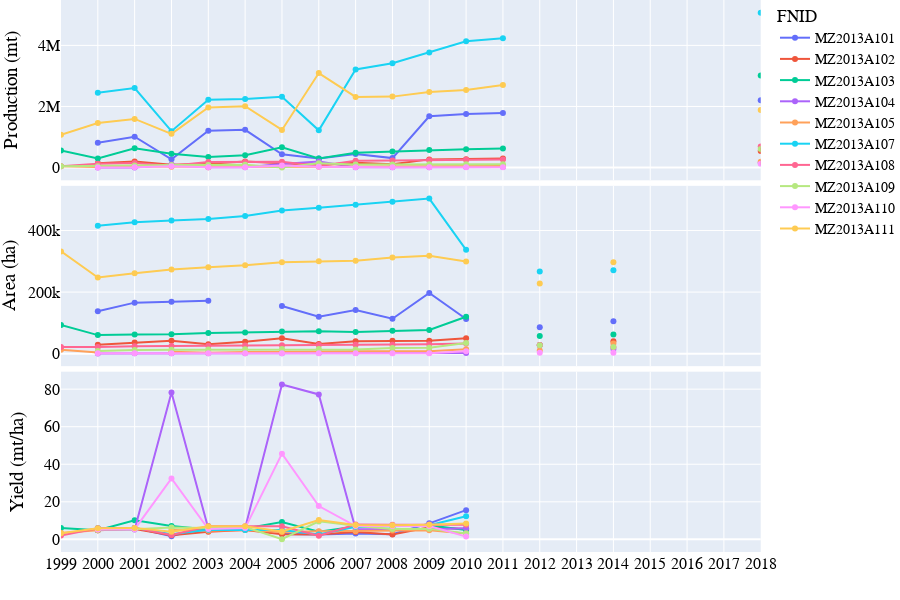
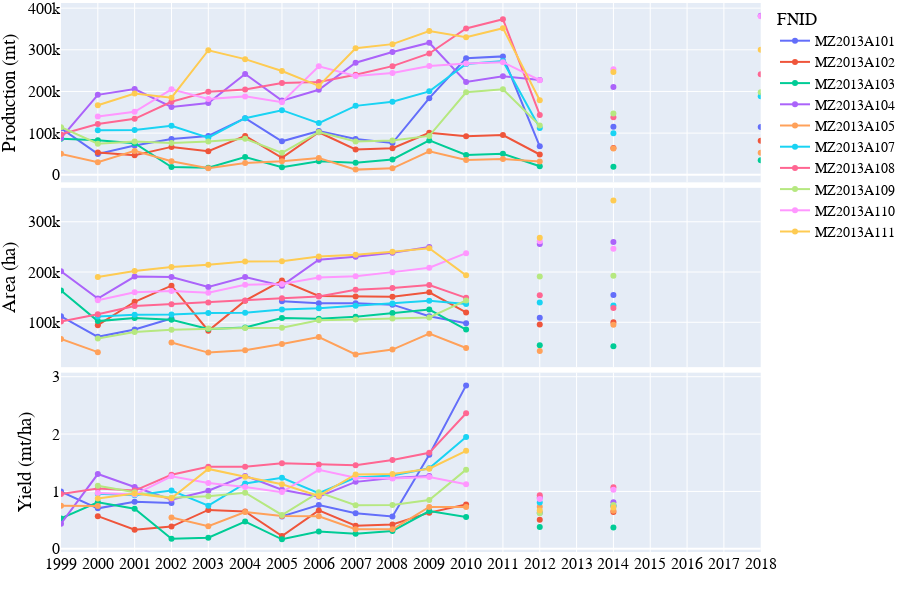
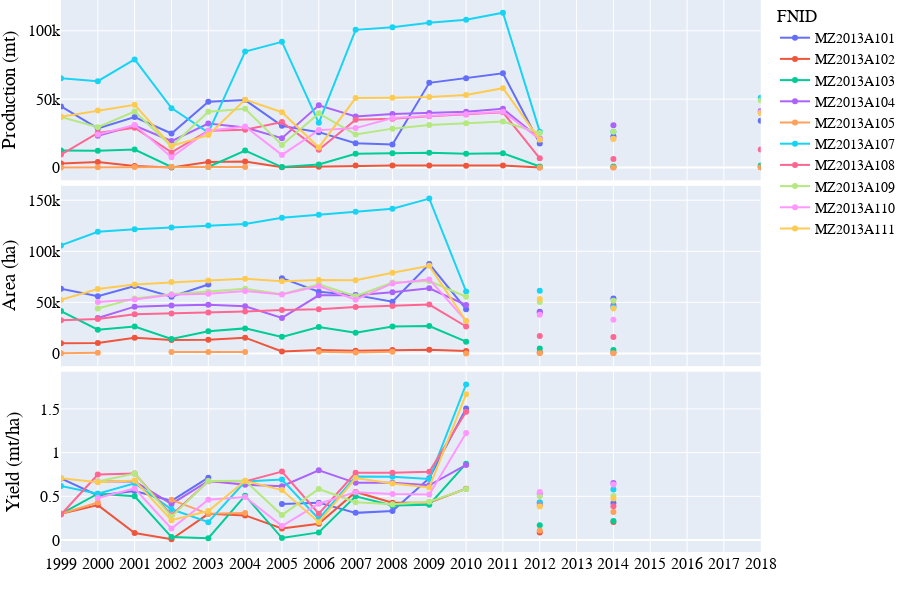

These figures' notebook cell, in order:
### Code cell
# Lineplot of Production-Area-Yield time-series
country_iso, country_name ='MZ', 'Mozambique'
df = pd.read_csv('../data/crop/adm_crop_production_%s.csv' % country_iso, index_col=0)
df['year'] = df['harvest_year']
year = [df['year'].min(), df['year'].max()]
product_season = [
    ['Cassava','Main'],
    ['Maize','Main'],
    ['Sorghum','Main'],
]
for product_name, season_name in product_season:
    footnote = 'Production-Area-Yield time-series of %s - %s - %s' % (country_iso, product_name, season_name)
    fn_save = '../figures/%s_line_pay_%s_%s.png' % (country_iso, product_name, season_name)
    sub = df[(df['product'] == product_name) & (df['season_name'] == season_name)]
    fig = PlotLinePAY(sub, year, footnote, fn_save)
    fig.show()
